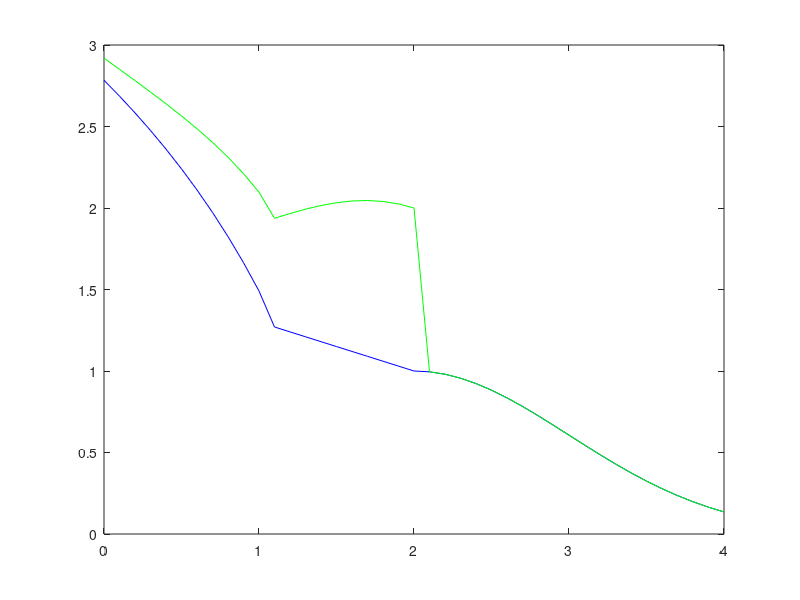

Write the MATLAB code that produced this figure.
% Use If-else
x1 = [0.0:0.1:4.0]
y = []
for x = 0.0 : 0.1 : 4.0
    if x >= 0.0 && x <= 1.0
        y1 = 2*log(abs(x-2)+0.1)+1.3;
        y = [y,y1]
    elseif x >= 1.1 && x <= 2.0
        y2 = -0.3*x +1.6
        y = [y,y2]
    elseif x >= 2.1 && x <= 4.0
        y3 = exp(-((x-2).^2)/2)
        y = [y,y3]
    end 
end
plot(x1,y,'b')
hold on
% Use logical array
xb1 = [0.0:0.1:4.0]
xb1_check1 = (xb1 >= 0) == (xb1 <= 1)
xb1_check2 = (xb1 >= 1.1) == (xb1 <= 2.0)
xb1_check3 = (xb1 >= 2.1) == (xb1 <= 4.0)

yb1 = (2*log(abs(xb1-2)+0.1)+1.3) .* xb1_check1
yb2 = (-0.3*xb1 +1.6) .* xb1_check2
yb3 = exp(-((xb1-2).^2)/2)
y1 = yb1 + yb2 + yb3
plot(x1,y1,'g')
hold off










    